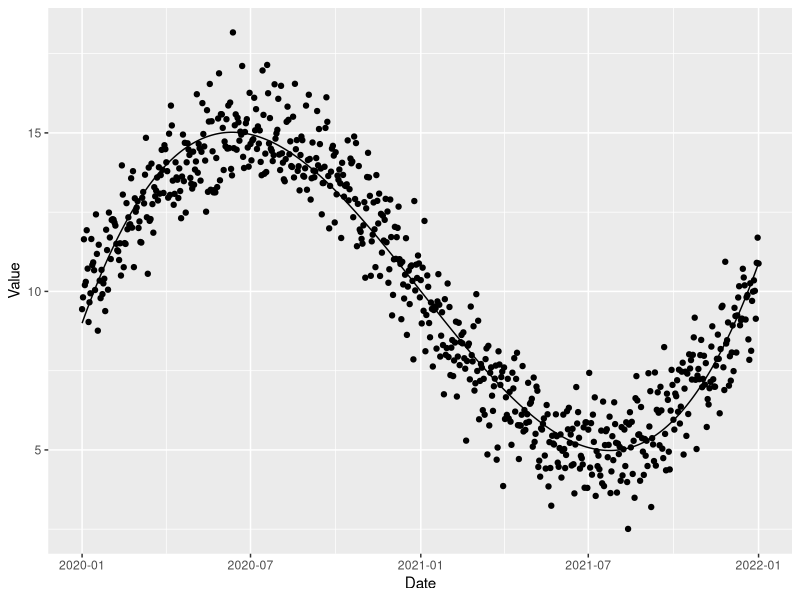

R code for this plot:
# 歴史なので、年代に対してデータがあるようなものが適している。
# 四時関数のプロットを実装。
# Example


# データの作成
set.seed(123)
# シード値を決めて
date <- seq(as.Date("2020-01-01"), as.Date("2022-01-01"), by = "day")
# 毎日の日付をdate関数にいれまして
value <- 10 + 5 * sin(seq(0, 2 * pi, length.out = length(date))) + rnorm(length(date), 0, 1)
# 基本的にはサイン関数に乗っかりながら、rnormでバラす
# シード値で決められてランダムを返す
data <- data.frame(date, value)
# データとして、二つをデータセットとしてくみこむ。


# 日付列を日付オブジェクトに変換
data$date <- as.Date(data$date, format = "%Y-%m-%d")
# 今、日付はシンプルに日付列でしかない。これを、フォーマット付きの
# ちゃんと扱えるような日付データへと変更するas.Date
# 日付オブジェクトとして厳密にデータ形式と、その書き方を統一している必要がある。


# 中身をチェック
View(data)


# データの準備
degree <- 4 # 4次関数にフィッティングする例
data$x <- as.numeric(data$date)
# 日付を数字にする（通し番号）
# そして代入する。
data$x2 <- data$x^2
# 二乗して入れる
data$x3 <- data$x^3
# 三乗して入れる
data$x4 <- data$x^4
# 四乗して入れる


# 中身をチェック
View(data)


# 2次関数の当てはめ
fit <- lm(value ~ x + x2 + x3 + x4, data = data)
# これが真髄にあたる。
# lm関数がすごくて、その二乗の和が小さくなるように、
# 自分で行ってくれる。
# 線型結合を行わせる関数なので、その係数を複数考えてくれるのだが、
# あらかじめ数値を（逆関数が値の範囲でのあるような関数でひっくり返した上で、
# ここにfitという係数をかませる。


summary(fit)
# どこまでの係数が有意かどうかまで判断してくれる。
# おそらくEstimateが係数。


# プロットの作成
library(ggplot2)
ggplot(data, aes(x = date, y = value)) +
  geom_point() +
  geom_line(aes(y = predict(fit))) +
  labs(x = "Date", y = "Value")
# ggplot(data, aes(x = date, y = value)): 
# データフレームdataを使用して、
# プロットを作成するための基本的な設定を行います。aes()関数により、date列をx軸、value列をy軸に設定します。
# geom_point(): ポイントプロットを追加します。これにより、データセットの各観測値が点で表示されます。
# geom_line(aes(y = predict(fit))): 多項式回帰の結果をプロットします。predict()関数を使用して、フィットしたモデルから予測値を取得し、geom_line()関数を使用して直線を引きます。
